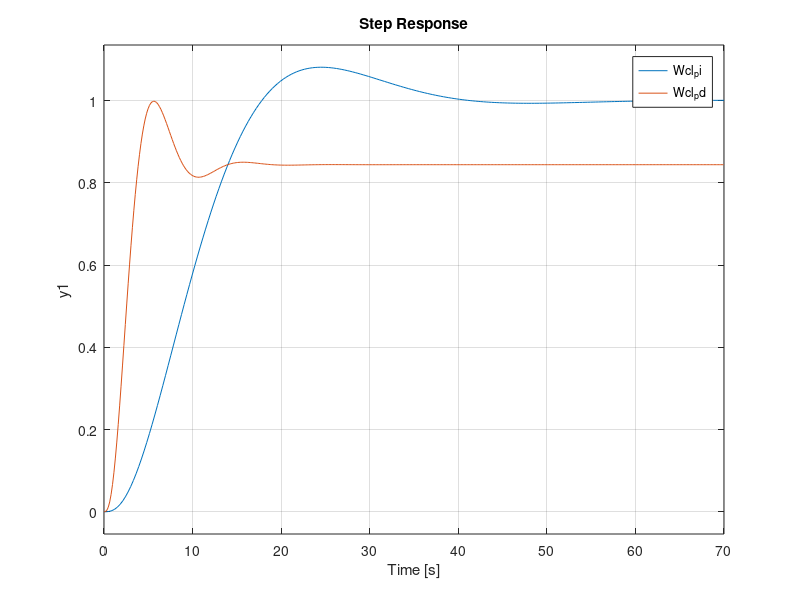

This figure's MATLAB source:
%Ezek kelleni fognak vizsgán/ZH-n
A = 5;
T1 = 10;
T2 = 4;
T3 = 1;
Wp = tf(A, conv([T1 1], conv([T2 1], [T3 1])));
%% Pi
Ti = max([T1 T2 T3]);
Ap = 1;
Wc_pi = Ap* (1 + tf(1, [Ti 0]));
pzmap(Wp, Wc_pi);
Wo_pi = Wp*Wc_pi;
Wo_pi = minreal(Wo_pi);
margin(Wo_pi);
%%
Ap_dB = -12.3;
Ap = 10^(Ap_dB/20);
Wc_pi = Ap* (1 + tf(1, [Ti 0]));
Wo_pi = Wp*Wc_pi;
margin(Wo_pi);
Wcl_pi = feedback(Wo_pi,1);
step(Wcl_pi);
%sisotool
%% PD
N = 5;
Tc = T2 / (N+1);
Td = N*Tc;
Ap = 1;
Wc_pd = Ap*tf([(N+1)*Tc 1], [Tc 1]);
Wo_pd = Wp * Wc_pd;
margin(Wo_pd);
Ap_dB = 0.685;
Ap = 10^(Ap_dB/20);
Wc_pd = Ap*tf([(N+1)*Tc 1], [Tc 1]);
Wo_pd = Wp * Wc_pd;
margin(Wo_pd);
Wcl_pd = feedback(Wo_pd,1);
step(Wcl_pi, Wcl_pd);
